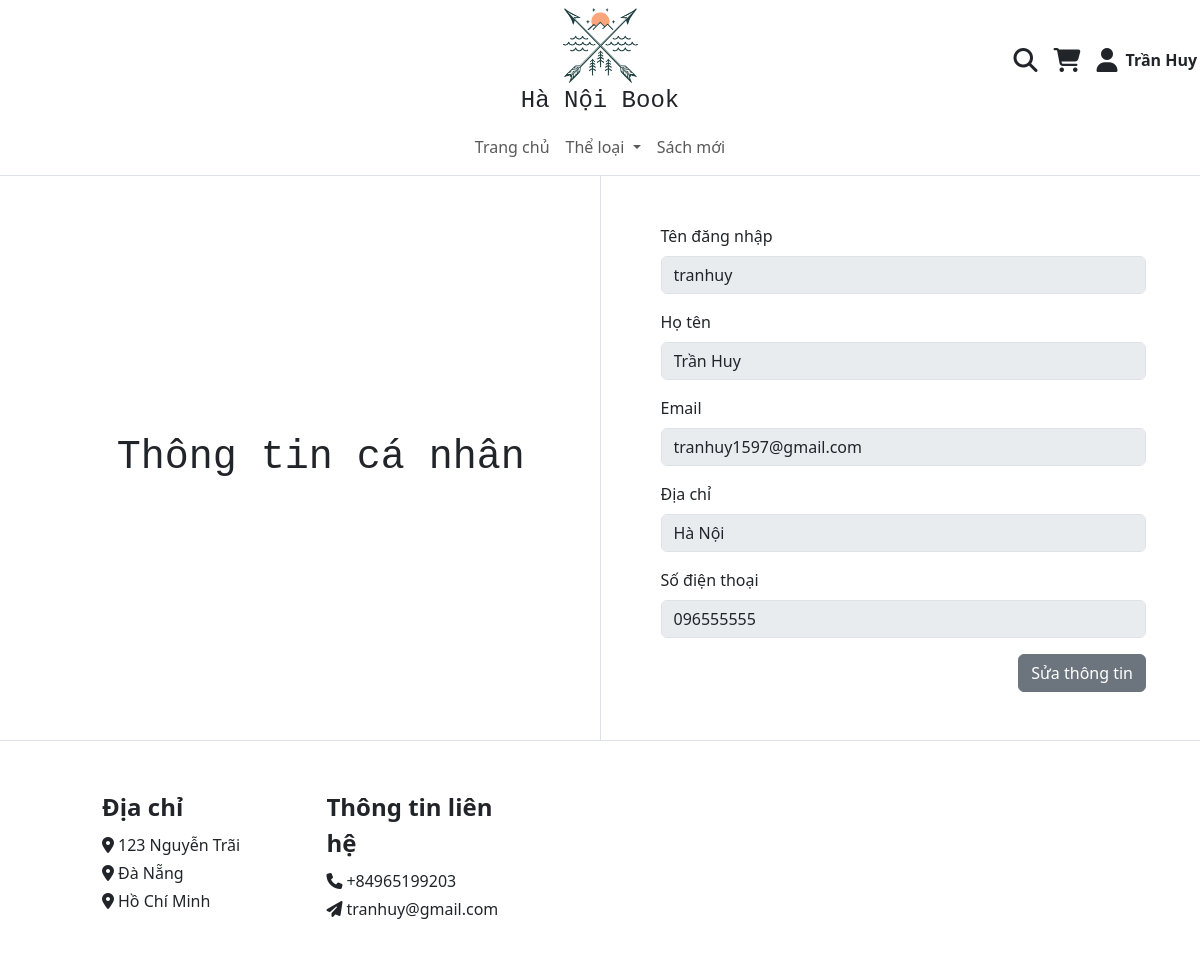
The app's page /BookShop/profile.php (signed in) with its own data.
### tables this page shows
CREATE TABLE `users` (
  `user_id` int(11) NOT NULL,
  `username` varchar(50) NOT NULL,
  `password` varchar(255) NOT NULL,
  `full_name` varchar(100) NOT NULL,
  `email` varchar(255) NOT NULL,
  `address` varchar(255) NOT NULL,
  `mobile` varchar(15) NOT NULL,
  `role` tinyint(1) NOT NULL
);

### BookShop/profile.php (the view)
<?php
    require 'includes/header.php';
    require 'php/dbconnection.php';
    $user_id = $_SESSION['user_id'];
    $user_query = "SELECT * FROM users WHERE user_id='$user_id'";
    $user_result = $conn->query($user_query);
    if ($user_result->num_rows > 0) {
        $user_row = $user_result->fetch_assoc();
    }
?>
<div class="container">
    <div class="container-fluid">
        <div class="row">
            <div class="col border-end d-flex">
                <h1 class="mx-auto my-auto m-5 font-monospace">Thông tin cá nhân</h1>
            </div>
            <div class="col py-5">
                <div class="mb-3 ms-5">
                    <label for="username" class="form-label">Tên đăng nhập</label>
                    <input type="text" class="form-control" id="username" value="<?php echo $user_row['username']; ?>" disabled>
                </div>
                <div class="mb-3 ms-5">
                    <label for="full_name" class="form-label">Họ tên</label>
                    <input type="text" class="form-control" id="full_name" value="<?php echo $user_row['full_name']; ?>" disabled>
                </div>
                <div class="mb-3 ms-5">
                    <label for="email" class="form-label">Email</label>
                    <input type="email" class="form-control" id="email" value="<?php echo $user_row['email']; ?>" disabled>
                </div>
                <div class="mb-3 ms-5">
                    <label for="address" class="form-label">Địa chỉ</label>
                    <input type="text" class="form-control" id="address" value="<?php echo $user_row['address']; ?>" disabled>
                </div>
                <div class="mb-3 ms-5">
                    <label for="mobile" class="form-label">Số điện thoại</label>
                    <input type="text" class="form-control" id="mobile" value="<?php echo $user_row['mobile']; ?>" disabled>
                </div>
                <a href="form_edit_profile.php" class="btn btn-secondary float-end">Sửa thông tin</a>
            </div>
        </div>
    </div>
</div>
<?php
    require 'includes/footer.php'
?>

### records on screen
users: username "tranhuy", full_name "Trần Huy", email "tranhuy1597@gmail.com", address "Hà Nội", mobile "096555555"

### other values on screen
$_SESSION['full_name'] "Trần Huy"
